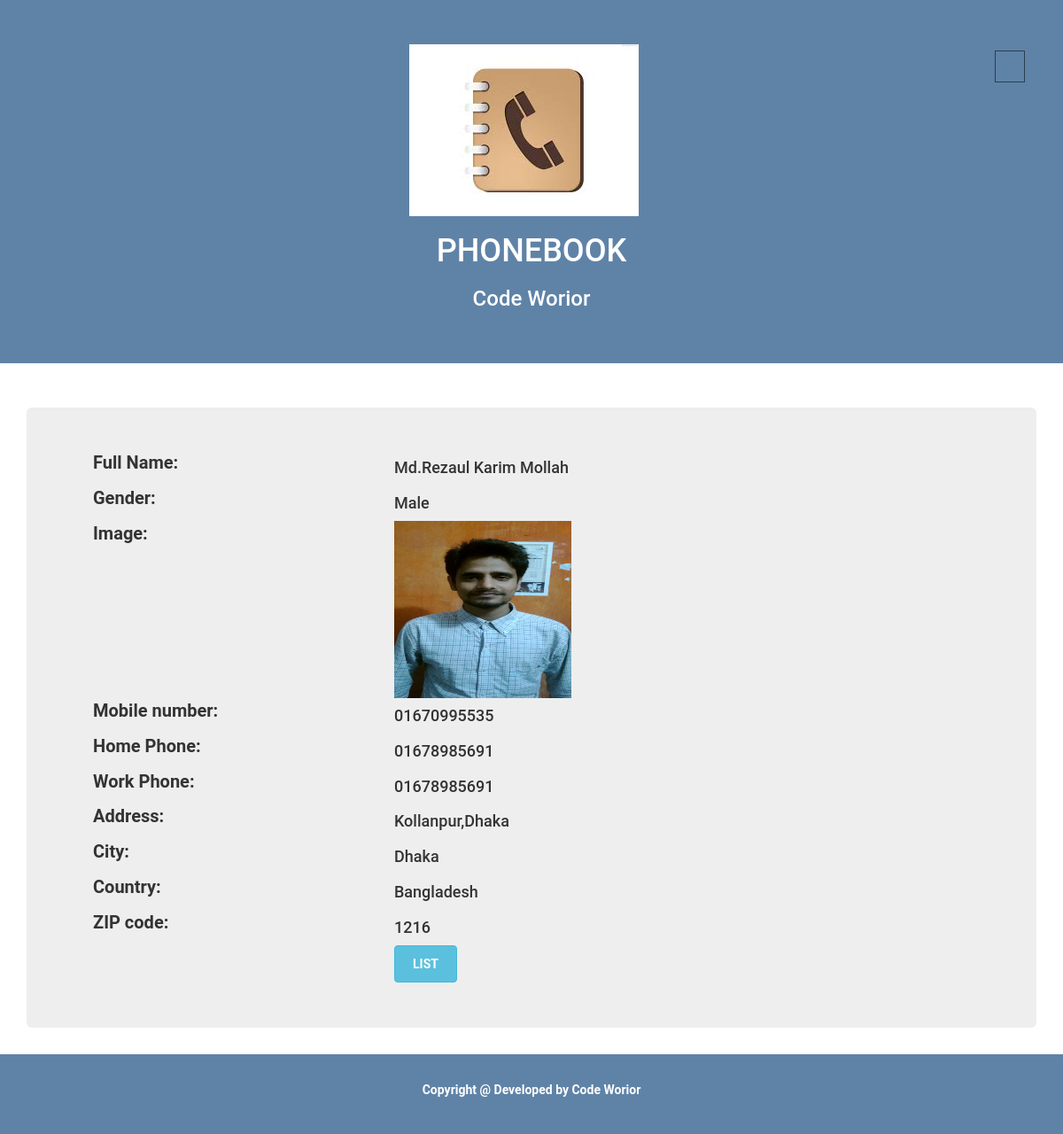
The app's page /views/details.php?id=29 (signed in) with its own data.
### tables this page shows
CREATE TABLE IF NOT EXISTS `tbl_info` (
  `info_id` int(10) NOT NULL,
  `fname` varchar(100) NOT NULL,
  `lname` varchar(100) NOT NULL,
  `gender` varchar(50) NOT NULL,
  `image_name` varchar(255) NOT NULL,
  `mobile` int(11) unsigned zerofill NOT NULL,
  `home_phone` int(11) unsigned zerofill NOT NULL,
  `work_phone` int(11) unsigned zerofill NOT NULL,
  `address` text NOT NULL,
  `city` varchar(50) NOT NULL,
  `country` varchar(50) NOT NULL,
  `zip_code` int(4) NOT NULL
);

### src/Phonebook.php (called while the page is built, shortened)
<?php
class Phonebook {
    public function __construct() {
        if (isset($_SESSION['login_id']) && !empty($_SESSION['login_id'])) {
            $this->index();
        } else {
            $obj = new Login();
            $obj->index();
        }
    }
    public function index($search = array(), $paging = null) {
        $data = array();
            $query = "SELECT * FROM `tbl_info`";
            $result = mysql_query($query);
            while ($row = mysql_fetch_object($result)) {
                $data[] = $row;
            }
            return $data;
    }
    public function show($info_id = null) {
        $query = "SELECT * FROM `tbl_info` WHERE `info_id` =$info_id";
        $result = mysql_query($query);
        $row = mysql_fetch_object($result);
        return $row;
    }
}

### views/details.php (the view, shortened to what this page needs)
<?php
$obj = new Phonebook();
$details = $obj->show($_REQUEST['id']);
?>
<!DOCTYPE HTML>
<html lang="en-US">
    <head>
        <link rel="stylesheet" href="../assets/css/bootstrap.min.css" />
        <link rel="stylesheet" href="../assets/font-awesome/css/font-awesome.min.css" />
        <link rel="stylesheet" href="../assets/css/countrySelect.min.css" />
        <link rel="stylesheet" href="../assets/style.css" />
    </head>
    <body>
        <header class="text-center">
            <div class="container">
                <a href="logout.php" class="btn pull-right"><i class="fa fa-power-off"></i></a>
                <a href="index.php" ><img src="images/phonebook.jpg" alt="phonebook"></a>
                <h1>PHONEBOOK</h1>
                <h3>Code Worior</h3>
            </div>
        </header>
        <section class="details ">
            <div class="container">
                <div class="jumbotron">
                    <div class="form-group">
                        <label for="inputEmail3" class="col-sm-4 control-label">Full Name: </label>
                        <div class="col-sm-8">
                            <h4><?php echo $details->fname; ?> <?php echo $details->lname;?></h4>
                        </div>
                    </div>
                    <div class="form-group">
                        <label for="inputEmail3" class="col-sm-4 control-label">Gender: </label>
                        <div class="col-sm-8">
                            <h4><?php echo $details->gender; ?></h4>
                        </div>
                    </div>
                    <div class="form-group">
                        <label for="inputEmail3" class="col-sm-4 control-label">Image: </label>
                        <div class="col-sm-8">
                            <img src="images/<?php echo $details->image_name; ?>" alt="" />
                        </div>
                    </div>
                    <div class="form-group">
                        <label for="inputEmail3" class="col-sm-4 control-label">Mobile number: </label>
                        <div class="col-sm-8">
                            <h4><?php echo $details->mobile; ?></h4>
                        </div>
                    </div>
                    <div class="form-group">
                        <label for="inputEmail3" class="col-sm-4 control-label">Home Phone:  </label>
                        <div class="col-sm-8">
                            <h4><?php echo $details->home_phone;?></h4>
                        </div>
                    </div>
                    <div class="form-group">
                        <label for="inputEmail3" class="col-sm-4 control-label">Work Phone:  </label>
                        <div class="col-sm-8">
                            <h4><?php echo $details->work_phone;?></h4>
                        </div>
                    </div>
                    <div class="form-group">
                        <label for="inputEmail3" class="col-sm-4 control-label">Address: </label>
                        <div class="col-sm-8">
                            <h4><?php echo $details->address;?></h4>
                        </div>
                    </div>
                    <div class="form-group">
                        <label for="inputEmail3" class="col-sm-4 control-label">City: </label>
                        <div class="col-sm-8">
                            <h4><?php echo $details->city; ?></h4>
                        </div>
                    </div>
                    <div class="form-group">
                        <label for="inputEmail3" class="col-sm-4 control-label">Country: </label>
                        <div class="col-sm-8">
                            <h4><?php echo $details->country; ?></h4>
                        </div>
                    </div>
                    <div class="form-group">
                        <label for="inputEmail3" class="col-sm-4 control-label">ZIP code: </label>
                        <div class="col-sm-8">
                            <h4><?php echo $details->zip_code;?></h4>
                        </div>
                    </div>
                    <div class="form-group">
                        <label for="inputEmail3" class="col-sm-4 control-label"></label>
                        <div class="col-sm-8">
                            <a href="index.php" class="btn btn-info list">List</a>
                        </div>
                    </div>
                </div>
            </div>
        </section>
        <footer class="text-center">
            <div class="container">
                <p>Copyright @ Developed by Code Worior</p>
            </div>
        </footer>
    </body>
</html>

### assets/style.css (style rules this page uses)
body { font-family: 'Roboto', sans-serif; }
header { background: #5f83a7; overflow: hidden; color: #FFFFFF; margin-bottom: 50px; padding: 50px 0; }
header img { margin-left: 43px; }
header i { padding: 10px; color: #5f83a7; border: 1px solid #2c3e50; font-size: 40px; }
.form-group { padding-bottom: 25px!important; }
.jumbotron { min-height: 700px; }
.list { padding: 10px 20px; font-weight: bold; text-transform: uppercase; }
.details label { font-size: 20px; }
.details img { width: 200px; height: 200px; }
footer { background: #5f83a7; padding: 30px 0; color: #FFFFFF; }
footer p { font-weight: bold; }

### records on screen
tbl_info: fname "Md.Rezaul", lname "Karim Mollah", gender "Male", image_name (picture), mobile "01670995535", home_phone "01678985691", work_phone "01678985691", address "Kollanpur,Dhaka", city "Dhaka", country "Bangladesh", zip_code "1216"
